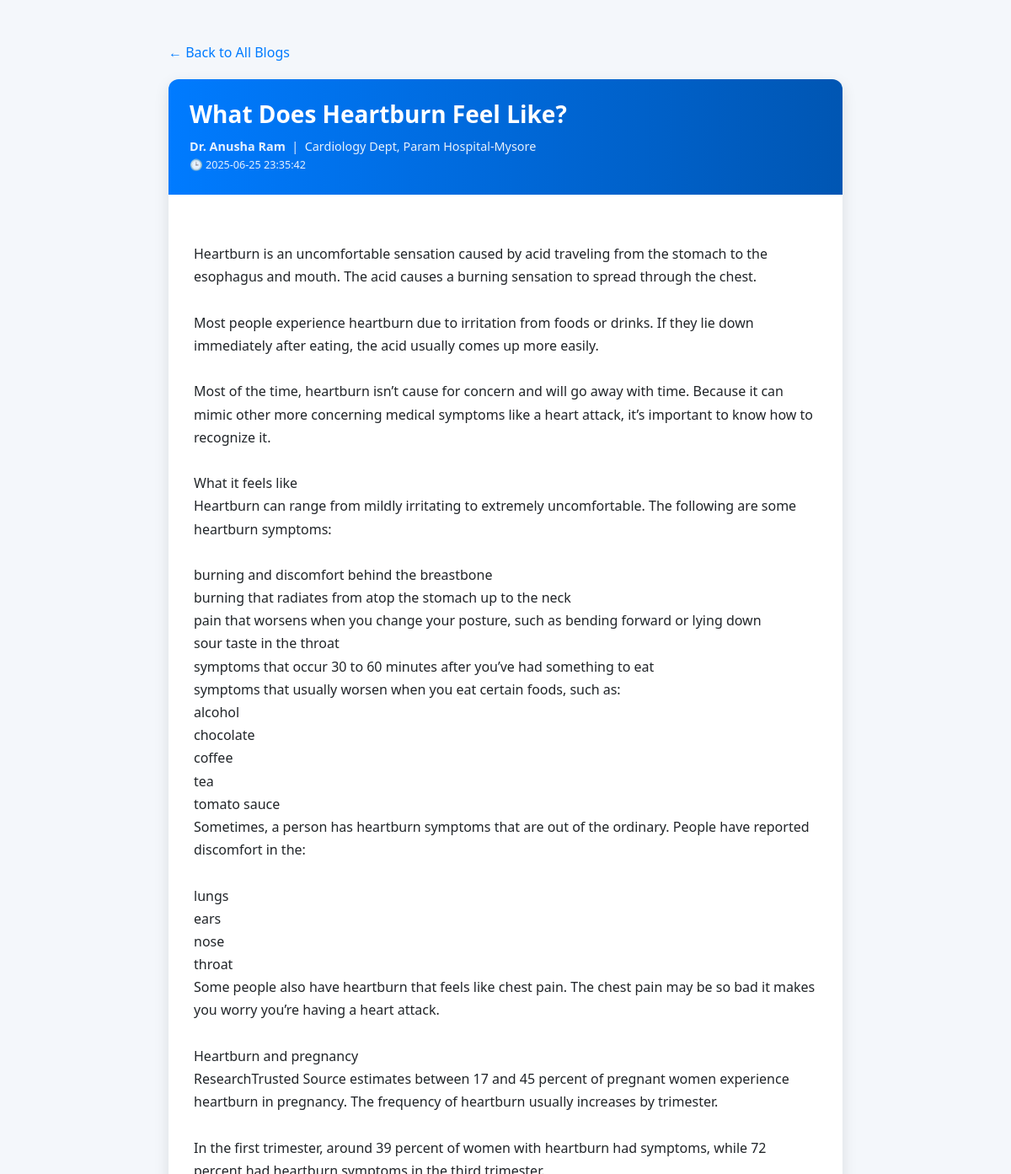
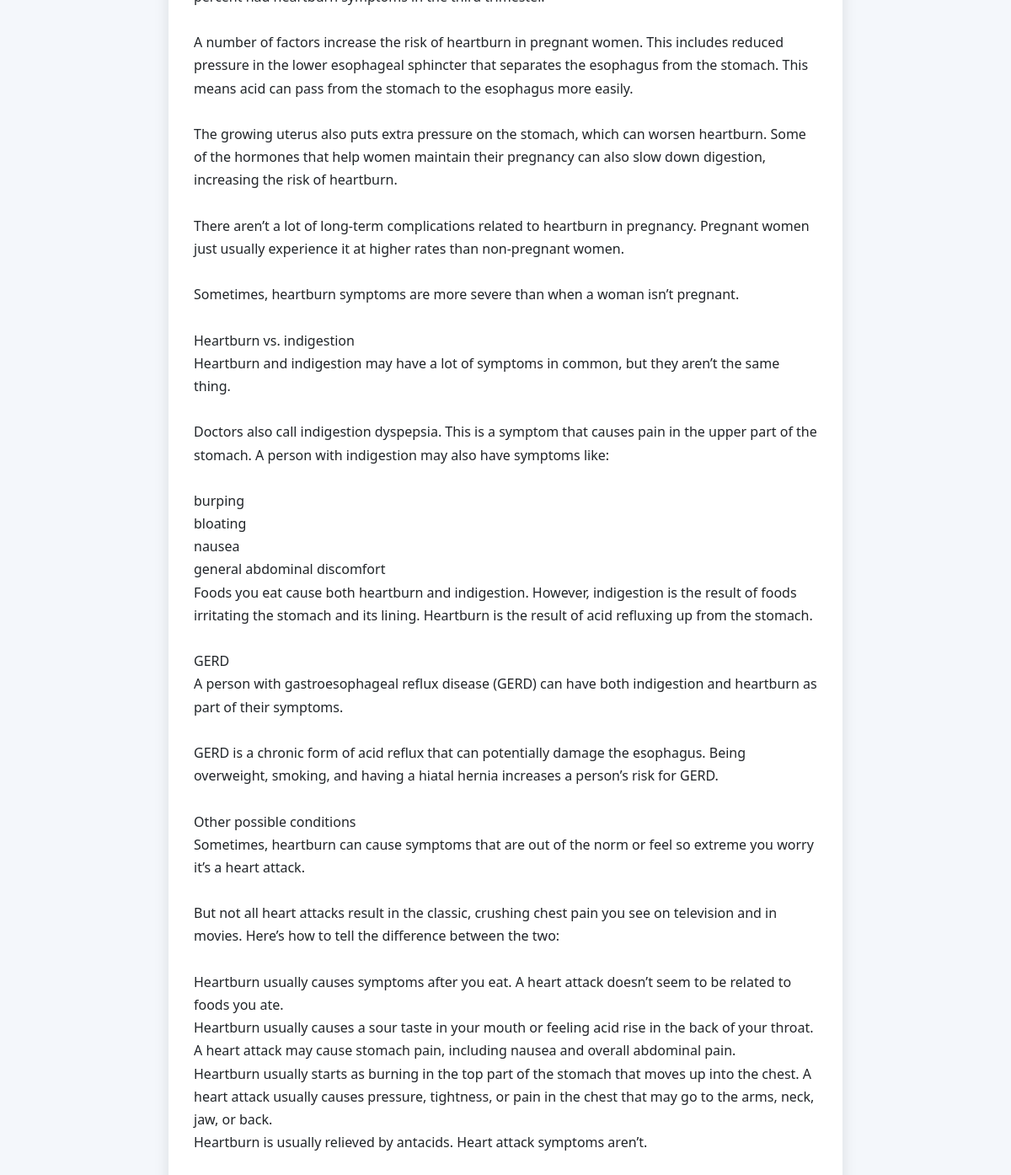
The app's page /blogs/8 with its own data (2 pictures, top to bottom).
### tables this page shows
CREATE TABLE doctor_blogs (
                id INTEGER PRIMARY KEY AUTOINCREMENT,
                doctor_name TEXT,
                hospital_name TEXT,
                department TEXT,
                title TEXT,
                content TEXT,
                created_at TEXT
            , photo TEXT);

### app.py (the view)
@app.route('/blogs/<int:blog_id>')
def view_single_blog(blog_id):
    with sqlite3.connect(DB_NAME) as conn:
        c = conn.cursor()
        c.execute('''
            SELECT doctor_name, hospital_name, department, title, content, created_at
            FROM doctor_blogs WHERE id = ?
        ''', (blog_id,))
        blog = c.fetchone()
    if not blog:
        return "Blog not found", 404
    return render_template('single_blog.html', blog=blog)

### templates/single_blog.html (shortened to what this page needs)
<!DOCTYPE html>
<html lang="en">
<head>
    <link href="https://cdn.jsdelivr.net/npm/bootstrap@5.3.0/dist/css/bootstrap.min.css" rel="stylesheet">
</head>
<body>
<div class="blog-container">
    <a href="{{ url_for('list_blogs') }}" class="back-link">← Back to All Blogs</a>
    <div class="card blog-card">
        <div class="blog-header">
            <h3>{{ blog[3] }}</h3>
            <div class="blog-meta">
                <strong>Dr. {{ blog[0] }}</strong> &nbsp;|&nbsp;
                {{ blog[2] }} Dept, {{ blog[1] }}<br>
                <small>🕒 {{ blog[5] }}</small>
            </div>
        </div>
        <div class="blog-body">
            {{ blog[4] }}
        </div>
    </div>
</div>
</body>
</html>

### templates/single_blog.html (style rules this page uses)
body { background-color: #f4f7fb; font-family: 'Segoe UI', sans-serif; }
.blog-container { max-width: 800px; margin: 50px auto; }
.blog-card { border: none; border-radius: 12px; box-shadow: 0 6px 18px rgba(0, 0, 0, 0.1); overflow: hidden; }
.blog-header { background: linear-gradient(to right, #007bff, #0056b3); color: #fff; padding: 25px; }
.blog-header h3 { margin-bottom: 10px; font-weight: 600; }
.blog-meta { font-size: 0.9rem; opacity: 0.9; }
.blog-body { padding: 30px; line-height: 1.7; background-color: #ffffff; white-space: pre-line; }
.back-link { display: block; margin-bottom: 20px; color: #007bff; text-decoration: none; }

### records on screen
doctor_blogs: title "What Does Heartburn Feel Like?", doctor_name "Anusha Ram", department "Cardiology", hospital_name "Param Hospital-Mysore", created_at "2025-06-25 23:35:42", content "Heartburn is an uncomfortable sensation caused by acid traveling from the stomach to the esophagus and mouth. The acid causes a burning sensation to spread through the chest. Most people experience heartburn due to irritation from foods or drinks. If they lie down immediately after eating, the acid usually comes up more easily. Most of the time, heartburn isn’t cause for concern and will go away with time. Because it can mimic other more concerning medical symptoms like a heart attack, it’s important to know how to recognize it. What it feels like Heartburn can range from mildly irritating to extremely uncomfortable. The following are some heartburn symptoms: burning and discomfort behind…"
